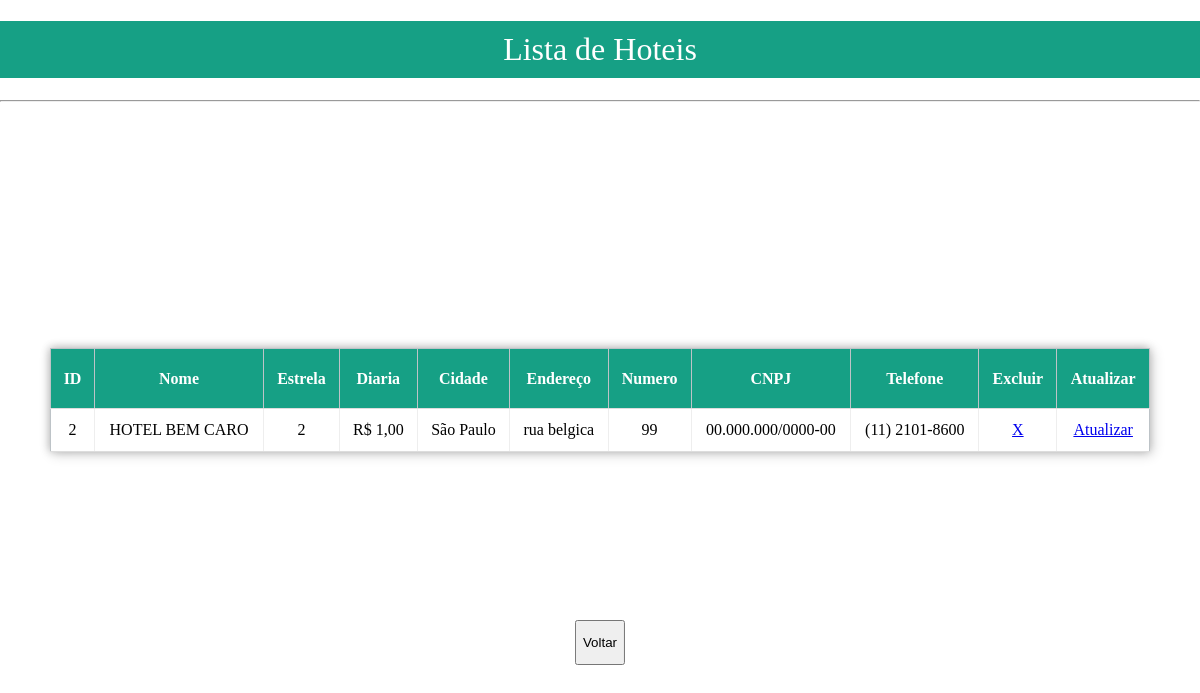
The app's page /lista, older data.
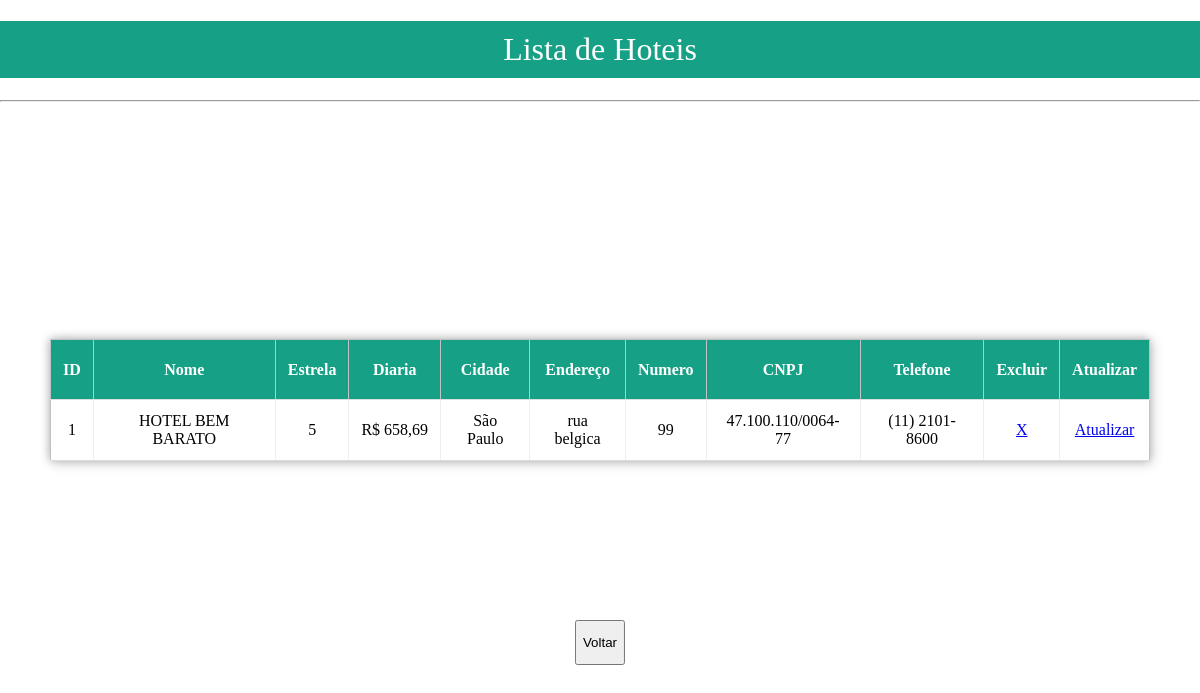
The same page, newer data.
### app.py (models this page shows, shortened)
class HotelModel (banco.Model):
    __tablename__ = 'hoteis'
    hotel_id = banco.Column(banco.Integer, primary_key=True, autoincrement=True)
    nome = banco.Column(banco.String(80), nullable=False)
    estrela = banco.Column(banco.String(4), nullable=False)
    diaria = banco.Column(banco.String(10), nullable=False)
    cidade = banco.Column(banco.String(80), nullable=False)
    endereco = banco.Column(banco.String(100), nullable=False)
    numero = banco.Column(banco.Integer, nullable=False)
    cnpj = banco.Column(banco.String(18), unique=True)
    telefone_contato = banco.Column(banco.String(15), nullable=False)

### app.py (the view)
@app.route("/lista")
def lista():
    hotel = HotelModel.query.all()
    return render_template("lista.html", hotel=hotel)

### templates/lista.html (shortened to what this page needs)
<!DOCTYPE html>
<html>
<head>
     <link rel="stylesheet" href="{{ url_for('static', filename='css/stylelista.css') }}">
</head>
<body>
<h1>Lista de Hoteis</h1>
<hr>
<table border="1">
    <tr id="header">
        <th>ID</th>
        <th>Nome</th>
        <th>Estrela</th>
        <th>Diaria</th>
        <th>Cidade</th>
        <th>Endereço</th>
        <th>Numero</th>
        <th>CNPJ</th>
        <th>Telefone</th>
        <th>Excluir</th>
        <th>Atualizar</th>
    </tr>
    {% for hoteis in hotel %}
    <tr id="dados">
        <td>{{ hoteis.hotel_id }}</td>
        <td>{{ hoteis.nome }}</td>
        <td>{{ hoteis.estrela }}</td>
        <td>{{ hoteis.diaria }}</td>
        <td>{{ hoteis.cidade }}</td>
        <td>{{ hoteis.endereco }}</td>
        <td>{{ hoteis.numero }}</td>
        <td>{{ hoteis.cnpj }}</td>
        <td>{{ hoteis.telefone_contato }}</td>
        <td><a href="/excluir/{{ hoteis.hotel_id }}" id="excluir">X</a></td>
        <td><a href="/atualizar/{{ hoteis.hotel_id }}" id="atualizar">Atualizar</a></td>
    </tr>
    {% endfor %}
</table>
<button onclick="location.href = 'http://127.0.0.1:5000/';" class="button">Voltar</button>
</body>
</html>

### static/css/stylelista.css (style rules this page uses)
body { padding: 0; margin: 0; font-size: Verdana, Geneva, Tahoma, sans-serif; }
table { position: absolute; left: 50%; top: 50%; transform: translate(-50%, -50%); border-collapse: collapse; width: 1100px; height: 100px; border: 1px solid #bdc3c7; box-shadow: 2px 2px 12px rgba(0, 0, 0, 0.2), -1px -1px 8px rgba(0, 0, 0, 0.2); }
tr { transition: all .2s ease-in; text-align: left; border-bottom: 1px solid #ddd; }
tr#dados { border: none; transition: all .2s ease-in; text-align: left; border-bottom: 1px solid #ddd; }
th,td { padding: 12px; text-align: center; border-bottom: 1px solid #ddd; }
#header { background-color: #16a085; color: #fff; height: 60px; }
h1 { font-weight: 500; text-align: center; background-color: #16a085; color: #fff; padding: 10px 0px; }
.button { position: fixed; bottom: 90px; left: 50%; transform: translateX(-50%); height: 45px; margin: 45px 0; }

Row changes from the older to the newer data that the page shows:
removed HotelModel: hotel_id "2", nome "HOTEL BEM CARO", estrela "2", diaria "R$ 1,00", cidade "São Paulo", endereco "rua belgica", numero "99", cnpj "00.000.000/0000-00", telefone_contato "(11) 2101-8600"
added HotelModel: hotel_id "1", nome "HOTEL BEM BARATO", estrela "5", diaria "R$ 658,69", cidade "São Paulo", endereco "rua belgica", numero "99", cnpj "47.100.110/0064-77", telefone_contato "(11) 2101-8600"
